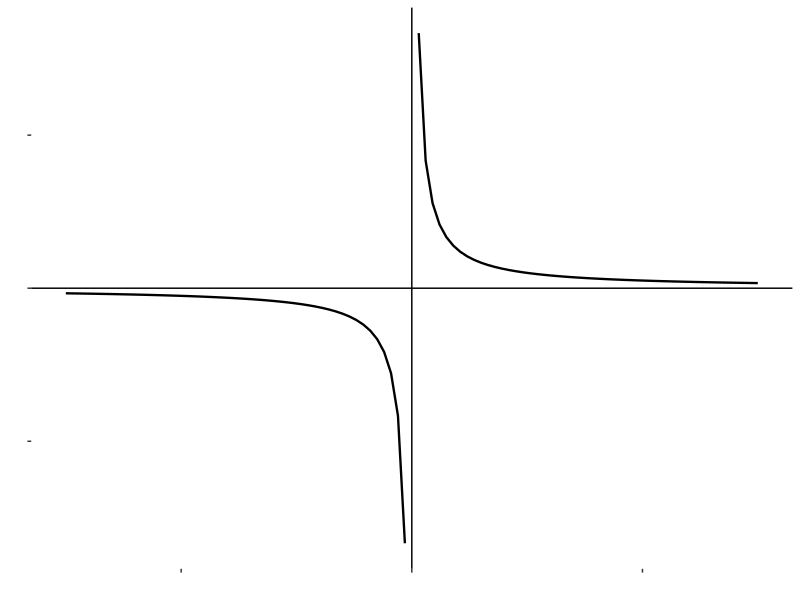

Source code (R):
## ---- chunk 1
library(knitr)
library(kableExtra)
library(magrittr)

knitr::kable(
  data.frame(x = seq(-3, 3, 1)[-4],
             f_x = 2 / seq(-3, 3, 1)[-4]) %>% round(2),
  col.names = c("$x$", "$f(x)$"),
  format = "simple", table.attr = 'data-quarto-disable-processing="true"', escape = FALSE, align = 'c') %>% 
  kable_styling(bootstrap_options = c("basic", "hover"), full_width = F, position = "center")
## ---- chunk 2
library(tidyverse)

  ggplot(data.frame(x = seq(-3, 3, 1)[-4]), aes(x)) +
    geom_function(fun = function(x) {ifelse(x == 0, NA, 2/x)}, linewidth = 0.8) +
    geom_vline(xintercept = 0) +
    geom_hline(yintercept = 0) +
    labs(x = "", y = "") +
    theme(panel.background = element_blank(),
          axis.text.x = element_blank(),
          axis.text.y = element_blank()) 

## ---- chunk 3
soma2 <- function(somando1, somando2) {
  (somando1 + somando2) ^ 2
}
## ---- chunk 4
sum(4, 7, 9)
## ---- chunk 5
sum(c(4, 7, 9))

sum(matrix(c(4, 7, 9)))

sum(data.frame(c(4, 7, 9)))
## ---- chunk 6
df1 = data.frame(x = c(4, 7, 9))
sum(df1$x)
## ---- chunk 7
paste("Estou", "aprendendo", "a usar o R")
## ---- chunk 8
paste("Estou", "aprendendo", "a usar o R", sep = ",")
## ---- chunk 9
`+`(1, 3)     # O mesmo que 1 + 3

`:`(1, 10)    # 1:10

`<-`(x, 10)   # x <- 10
## ---- chunk 10
max(sum(4, 3), 5, 9)
## ---- chunk 11
sum(4,3) %>% max(5, 9)
